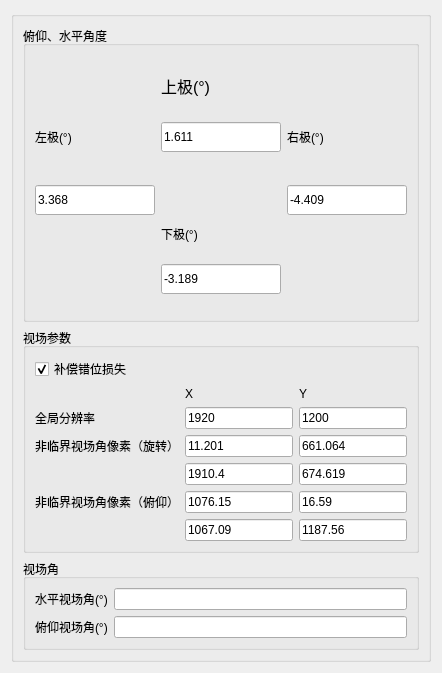
            <widget class="QWidget" name="tab_fieldView_2">
             <attribute name="title">
              <string>视场</string>
             </attribute>
             <layout class="QHBoxLayout" name="horizontalLayout_7">
              <item>
               <widget class="QGroupBox" name="groupBox">
                <property name="sizePolicy">
                 <sizepolicy hsizetype="Preferred" vsizetype="Preferred">
                  <horstretch>0</horstretch>
                  <verstretch>0</verstretch>
                 </sizepolicy>
                </property>
                <property name="styleSheet">
                 <string notr="true"/>
                </property>
                <property name="title">
                 <string/>
                </property>
                <layout class="QVBoxLayout" name="verticalLayout_13">
                 <item>
                  <widget class="QGroupBox" name="groupBox_10">
                   <property name="styleSheet">
                    <string notr="true"/>
                   </property>
                   <property name="title">
                    <string>俯仰、水平角度</string>
                   </property>
                   <layout class="QGridLayout" name="gridLayout_5">
                    <item row="0" column="2">
                     <spacer name="verticalSpacer_9">
                      <property name="orientation">
                       <enum>Qt::Orientation::Vertical</enum>
                      </property>
                      <property name="sizeHint" stdset="0">
                       <size>
                        <width>17</width>
                        <height>61</height>
                       </size>
                      </property>
                     </spacer>
                    </item>
                    <item row="2" column="1">
                     <spacer name="verticalSpacer_6">
                      <property name="orientation">
                       <enum>Qt::Orientation::Vertical</enum>
                      </property>
                      <property name="sizeHint" stdset="0">
                       <size>
                        <width>17</width>
                        <height>61</height>
                       </size>
                      </property>
                     </spacer>
                    </item>
                    <item row="4" column="0">
                     <spacer name="verticalSpacer_7">
                      <property name="orientation">
                       <enum>Qt::Orientation::Vertical</enum>
                      </property>
                      <property name="sizeHint" stdset="0">
                       <size>
                        <width>17</width>
                        <height>61</height>
                       </size>
                      </property>
                     </spacer>
                    </item>
                    <item row="4" column="2">
                     <spacer name="verticalSpacer_8">
                      <property name="orientation">
                       <enum>Qt::Orientation::Vertical</enum>
                      </property>
                      <property name="sizeHint" stdset="0">
                       <size>
                        <width>17</width>
                        <height>61</height>
                       </size>
                      </property>
                     </spacer>
                    </item>
                    <item row="2" column="2" rowspan="2">
                     <widget class="QLineEdit" name="lineEdit_right">
                      <property name="minimumSize">
                       <size>
                        <width>0</width>
                        <height>30</height>
                       </size>
                      </property>
                      <property name="maximumSize">
                       <size>
                        <width>200</width>
                        <height>16777215</height>
                       </size>
                      </property>
                      <property name="styleSheet">
                       <string notr="true"/>
                      </property>
                      <property name="text">
                       <string>-4.409</string>
                      </property>
                     </widget>
                    </item>
                    <item row="1" column="2">
                     <widget class="QLabel" name="label_12">
                      <property name="styleSheet">
                       <string notr="true"/>
                      </property>
                      <property name="text">
                       <string>右极(°)</string>
                      </property>
                     </widget>
                    </item>
                    <item row="0" column="0">
                     <spacer name="verticalSpacer_10">
                      <property name="orientation">
                       <enum>Qt::Orientation::Vertical</enum>
                      </property>
                      <property name="sizeHint" stdset="0">
                       <size>
                        <width>17</width>
                        <height>61</height>
                       </size>
                      </property>
                     </spacer>
                    </item>
                    <item row="2" column="0" rowspan="2">
                     <widget class="QLineEdit" name="lineEdit_left">
                      <property name="minimumSize">
                       <size>
                        <width>0</width>
                        <height>30</height>
                       </size>
                      </property>
                      <property name="maximumSize">
                       <size>
                        <width>200</width>
                        <height>16777215</height>
                       </size>
                      </property>
                      <property name="styleSheet">
                       <string notr="true"/>
                      </property>
                      <property name="text">
                       <string>3.368</string>
                      </property>
                     </widget>
                    </item>
                    <item row="0" column="1">
                     <widget class="QLabel" name="label_13">
                      <property name="font">
                       <font>
                        <family>Microsoft YaHei UI</family>
                        <pointsize>12</pointsize>
                        <italic>false</italic>
                        <bold>false</bold>
                        <underline>false</underline>
                        <kerning>true</kerning>
                       </font>
                      </property>
                      <property name="styleSheet">
                       <string notr="true">background-color:rgb(234,247,255);
background-color:rgba(234,247,255,0);</string>
                      </property>
                      <property name="text">
                       <string>上极(°)</string>
                      </property>
                      <property name="textFormat">
                       <enum>Qt::TextFormat::MarkdownText</enum>
                      </property>
                     </widget>
                    </item>
                    <item row="1" column="1">
                     <widget class="QLineEdit" name="lineEdit_up">
                      <property name="minimumSize">
                       <size>
                        <width>0</width>
                        <height>30</height>
                       </size>
                      </property>
                      <property name="maximumSize">
                       <size>
                        <width>200</width>
                        <height>16777215</height>
                       </size>
                      </property>
                      <property name="styleSheet">
                       <string notr="true"/>
                      </property>
                      <property name="text">
                       <string>1.611</string>
                      </property>
                     </widget>
                    </item>
                    <item row="3" column="1">
                     <widget class="QLabel" name="label_11">
                      <property name="styleSheet">
                       <string notr="true"/>
                      </property>
                      <property name="text">
                       <string>下极(°)</string>
                      </property>
                     </widget>
                    </item>
                    <item row="1" column="0">
                     <widget class="QLabel" name="label_14">
                      <property name="styleSheet">
                       <string notr="true"/>
                      </property>
                      <property name="text">
                       <string>左极(°)</string>
                      </property>
                     </widget>
                    </item>
                    <item row="4" column="1">
                     <widget class="QLineEdit" name="lineEdit_down">
                      <property name="minimumSize">
                       <size>
                        <width>0</width>
                        <height>30</height>
                       </size>
                      </property>
                      <property name="maximumSize">
                       <size>
                        <width>200</width>
                        <height>16777215</height>
                       </size>
                      </property>
                      <property name="styleSheet">
                       <string notr="true"/>
                      </property>
                      <property name="text">
                       <string>-3.189</string>
                      </property>
                     </widget>
                    </item>
                   </layout>
                  </widget>
                 </item>
                 <item>
                  <widget class="QGroupBox" name="groupBox_23">
                   <property name="title">
                    <string>视场参数</string>
                   </property>
                   <layout class="QGridLayout" name="gridLayout_11">
                    <item row="0" column="0">
                     <widget class="QCheckBox" name="checkBox_misCompensation">
                      <property name="text">
                       <string>补偿错位损失</string>
                      </property>
                      <property name="checked">
                       <bool>true</bool>
                      </property>
                     </widget>
                    </item>
                    <item row="1" column="1">
                     <widget class="QLabel" name="label_31">
                      <property name="text">
                       <string>X</string>
                      </property>
                     </widget>
                    </item>
                    <item row="1" column="2">
                     <widget class="QLabel" name="label_34">
                      <property name="text">
                       <string>Y</string>
                      </property>
                     </widget>
                    </item>
                    <item row="2" column="0">
                     <widget class="QLabel" name="label_30">
                      <property name="text">
                       <string>全局分辨率</string>
                      </property>
                     </widget>
                    </item>
                    <item row="2" column="1">
                     <widget class="QLineEdit" name="lineEdit_imageX">
                      <property name="text">
                       <string>1920</string>
                      </property>
                     </widget>
                    </item>
                    <item row="2" column="2">
                     <widget class="QLineEdit" name="lineEdit_imageY">
                      <property name="text">
                       <string>1200</string>
                      </property>
                     </widget>
                    </item>
                    <item row="3" column="0">
                     <widget class="QLabel" name="label_47">
                      <property name="text">
                       <string>非临界视场角像素（旋转）</string>
                      </property>
                     </widget>
                    </item>
                    <item row="3" column="1">
                     <widget class="QLineEdit" name="lineEdit_tanglePixelLRX">
                      <property name="text">
                       <string>11.201</string>
                      </property>
                     </widget>
                    </item>
                    <item row="3" column="2">
                     <widget class="QLineEdit" name="lineEdit_tanglePixelLRY">
                      <property name="text">
                       <string>661.064</string>
                      </property>
                     </widget>
                    </item>
                    <item row="4" column="1">
                     <widget class="QLineEdit" name="lineEdit_tanglePixelLRX2">
                      <property name="text">
                       <string>1910.4</string>
                      </property>
                     </widget>
                    </item>
                    <item row="4" column="2">
                     <widget class="QLineEdit" name="lineEdit_tanglePixelLRY2">
                      <property name="text">
                       <string>674.619</string>
                      </property>
                     </widget>
                    </item>
                    <item row="5" column="0">
                     <widget class="QLabel" name="label_48">
                      <property name="text">
                       <string>非临界视场角像素（俯仰）</string>
                      </property>
                     </widget>
                    </item>
                    <item row="5" column="1">
                     <widget class="QLineEdit" name="lineEdit_tanglePixelUDX">
                      <property name="text">
                       <string>1076.15</string>
                      </property>
                     </widget>
                    </item>
                    <item row="5" column="2">
                     <widget class="QLineEdit" name="lineEdit_tanglePixelUDY">
                      <property name="text">
                       <string>16.59</string>
                      </property>
                     </widget>
                    </item>
                    <item row="6" column="1">
                     <widget class="QLineEdit" name="lineEdit_tanglePixelUDX2">
                      <property name="text">
                       <string>1067.09</string>
                      </property>
                     </widget>
                    </item>
                    <item row="6" column="2">
                     <widget class="QLineEdit" name="lineEdit_tanglePixelUDY2">
                      <property name="text">
                       <string>1187.56</string>
                      </property>
                     </widget>
                    </item>
                   </layout>
                  </widget>
                 </item>
                 <item>
                  <widget class="QGroupBox" name="groupBox_14">
                   <property name="title">
                    <string>视场角</string>
                   </property>
                   <layout class="QGridLayout" name="gridLayout_7">
                    <item row="0" column="0">
                     <widget class="QLabel" name="label_15">
                      <property name="styleSheet">
                       <string notr="true">color: rgb(0, 0, 0);</string>
                      </property>
                      <property name="text">
                       <string>水平视场角(°)</string>
                      </property>
                     </widget>
                    </item>
                    <item row="0" column="1">
                     <widget class="QLineEdit" name="lineEdit_horiViewAng">
                      <property name="styleSheet">
                       <string notr="true"/>
                      </property>
                      <property name="readOnly">
                       <bool>true</bool>
                      </property>
                     </widget>
                    </item>
                    <item row="1" column="0">
                     <widget class="QLabel" name="label_16">
                      <property name="styleSheet">
                       <string notr="true">color: rgb(0, 0, 0);</string>
                      </property>
                      <property name="text">
                       <string>俯仰视场角(°)</string>
                      </property>
                     </widget>
                    </item>
                    <item row="1" column="1">
                     <widget class="QLineEdit" name="lineEdit_elevViewAng">
                      <property name="styleSheet">
                       <string notr="true"/>
                      </property>
                      <property name="readOnly">
                       <bool>true</bool>
                      </property>
                     </widget>
                    </item>
                   </layout>
                  </widget>
                 </item>
                </layout>
               </widget>
              </item>
             </layout>
            </widget>
